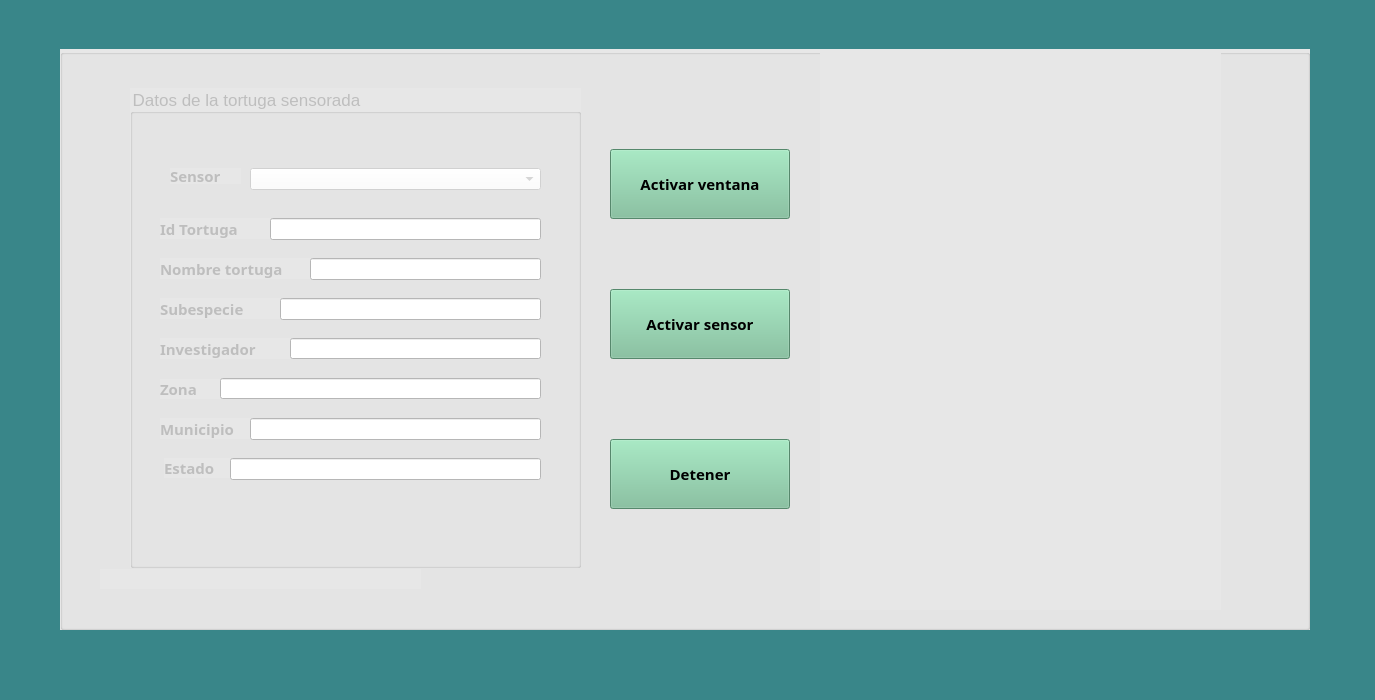
<?xml version="1.0" encoding="UTF-8"?>
<ui version="4.0">
 <class>MapSensor</class>
 <widget class="QMainWindow" name="MapSensor">
  <property name="geometry">
   <rect>
    <x>0</x>
    <y>0</y>
    <width>1375</width>
    <height>700</height>
   </rect>
  </property>
  <property name="minimumSize">
   <size>
    <width>408</width>
    <height>601</height>
   </size>
  </property>
  <property name="maximumSize">
   <size>
    <width>1375</width>
    <height>700</height>
   </size>
  </property>
  <property name="windowTitle">
   <string>Sensorado de tortugas</string>
  </property>
  <property name="windowIcon">
   <iconset resource="images.qrc">
    <normaloff>:/Images/if_Turtle_204384.ico</normaloff>:/Images/if_Turtle_204384.ico</iconset>
  </property>
  <property name="styleSheet">
   <string notr="true">background-color: rgb(57, 134, 137)</string>
  </property>
  <widget class="QWidget" name="centralwidget">
   <widget class="QGroupBox" name="gbPrimary">
    <property name="geometry">
     <rect>
      <x>60</x>
      <y>49</y>
      <width>1250</width>
      <height>581</height>
     </rect>
    </property>
    <property name="maximumSize">
     <size>
      <width>1250</width>
      <height>600</height>
     </size>
    </property>
    <property name="styleSheet">
     <string notr="true">background-color: rgb(231, 231, 231);</string>
    </property>
    <property name="title">
     <string/>
    </property>
    <widget class="QGroupBox" name="gbDatos">
     <property name="enabled">
      <bool>false</bool>
     </property>
     <property name="geometry">
      <rect>
       <x>70</x>
       <y>39</y>
       <width>451</width>
       <height>480</height>
      </rect>
     </property>
     <property name="maximumSize">
      <size>
       <width>1100</width>
       <height>480</height>
      </size>
     </property>
     <property name="font">
      <font>
       <pointsize>13</pointsize>
      </font>
     </property>
     <property name="title">
      <string>Datos de la tortuga sensorada</string>
     </property>
     <widget class="QLabel" name="lbSensor">
      <property name="geometry">
       <rect>
        <x>40</x>
        <y>80</y>
        <width>71</width>
        <height>16</height>
       </rect>
      </property>
      <property name="font">
       <font>
        <family>Raleway</family>
        <pointsize>11</pointsize>
        <weight>75</weight>
        <bold>true</bold>
       </font>
      </property>
      <property name="text">
       <string>Sensor</string>
      </property>
     </widget>
     <widget class="QComboBox" name="cboSensor">
      <property name="geometry">
       <rect>
        <x>120</x>
        <y>80</y>
        <width>291</width>
        <height>22</height>
       </rect>
      </property>
      <property name="font">
       <font>
        <pointsize>11</pointsize>
       </font>
      </property>
      <property name="styleSheet">
       <string notr="true">background-color: rgb(255, 255, 255);</string>
      </property>
     </widget>
     <widget class="QLabel" name="lbIdTortuga">
      <property name="geometry">
       <rect>
        <x>30</x>
        <y>130</y>
        <width>121</width>
        <height>21</height>
       </rect>
      </property>
      <property name="font">
       <font>
        <family>Raleway</family>
        <pointsize>11</pointsize>
        <weight>75</weight>
        <bold>true</bold>
       </font>
      </property>
      <property name="text">
       <string>Id Tortuga</string>
      </property>
     </widget>
     <widget class="QLabel" name="lbNombreTortuga">
      <property name="geometry">
       <rect>
        <x>30</x>
        <y>170</y>
        <width>151</width>
        <height>21</height>
       </rect>
      </property>
      <property name="font">
       <font>
        <family>Raleway</family>
        <pointsize>11</pointsize>
        <weight>75</weight>
        <bold>true</bold>
       </font>
      </property>
      <property name="text">
       <string>Nombre tortuga</string>
      </property>
     </widget>
     <widget class="QLabel" name="lbSubespecie">
      <property name="geometry">
       <rect>
        <x>30</x>
        <y>210</y>
        <width>131</width>
        <height>21</height>
       </rect>
      </property>
      <property name="font">
       <font>
        <family>Raleway</family>
        <pointsize>11</pointsize>
        <weight>75</weight>
        <bold>true</bold>
       </font>
      </property>
      <property name="text">
       <string>Subespecie</string>
      </property>
     </widget>
     <widget class="QLabel" name="lbInvestigador">
      <property name="geometry">
       <rect>
        <x>30</x>
        <y>250</y>
        <width>131</width>
        <height>21</height>
       </rect>
      </property>
      <property name="font">
       <font>
        <family>Raleway</family>
        <pointsize>11</pointsize>
        <weight>75</weight>
        <bold>true</bold>
       </font>
      </property>
      <property name="text">
       <string>Investigador</string>
      </property>
     </widget>
     <widget class="QLabel" name="lbZona">
      <property name="geometry">
       <rect>
        <x>30</x>
        <y>291</y>
        <width>81</width>
        <height>20</height>
       </rect>
      </property>
      <property name="font">
       <font>
        <family>Raleway</family>
        <pointsize>11</pointsize>
        <weight>75</weight>
        <bold>true</bold>
       </font>
      </property>
      <property name="text">
       <string>Zona</string>
      </property>
     </widget>
     <widget class="QLabel" name="lbMunicipio">
      <property name="geometry">
       <rect>
        <x>30</x>
        <y>330</y>
        <width>111</width>
        <height>21</height>
       </rect>
      </property>
      <property name="font">
       <font>
        <family>Raleway</family>
        <pointsize>11</pointsize>
        <weight>75</weight>
        <bold>true</bold>
       </font>
      </property>
      <property name="text">
       <string>Municipio</string>
      </property>
     </widget>
     <widget class="QLabel" name="lbEstado">
      <property name="geometry">
       <rect>
        <x>34</x>
        <y>370</y>
        <width>81</width>
        <height>20</height>
       </rect>
      </property>
      <property name="font">
       <font>
        <family>Raleway</family>
        <pointsize>11</pointsize>
        <weight>75</weight>
        <bold>true</bold>
       </font>
      </property>
      <property name="text">
       <string>Estado</string>
      </property>
     </widget>
     <widget class="QLineEdit" name="lneIdTortuga">
      <property name="enabled">
       <bool>false</bool>
      </property>
      <property name="geometry">
       <rect>
        <x>140</x>
        <y>130</y>
        <width>271</width>
        <height>22</height>
       </rect>
      </property>
      <property name="font">
       <font>
        <family>Raleway</family>
        <pointsize>11</pointsize>
        <weight>75</weight>
        <bold>true</bold>
       </font>
      </property>
      <property name="styleSheet">
       <string notr="true">background-color: rgb(255, 255, 255);</string>
      </property>
     </widget>
     <widget class="QLineEdit" name="lneNombreTortuga">
      <property name="enabled">
       <bool>false</bool>
      </property>
      <property name="geometry">
       <rect>
        <x>180</x>
        <y>170</y>
        <width>231</width>
        <height>22</height>
       </rect>
      </property>
      <property name="font">
       <font>
        <family>Raleway</family>
        <pointsize>11</pointsize>
        <weight>75</weight>
        <bold>true</bold>
       </font>
      </property>
      <property name="styleSheet">
       <string notr="true">background-color: rgb(255, 255, 255);</string>
      </property>
     </widget>
     <widget class="QLineEdit" name="lneSubespecie">
      <property name="enabled">
       <bool>false</bool>
      </property>
      <property name="geometry">
       <rect>
        <x>150</x>
        <y>210</y>
        <width>261</width>
        <height>22</height>
       </rect>
      </property>
      <property name="font">
       <font>
        <family>Raleway</family>
        <pointsize>11</pointsize>
        <weight>75</weight>
        <bold>true</bold>
       </font>
      </property>
      <property name="styleSheet">
       <string notr="true">background-color: rgb(255, 255, 255);</string>
      </property>
     </widget>
     <widget class="QLineEdit" name="lneInvestigador">
      <property name="enabled">
       <bool>false</bool>
      </property>
      <property name="geometry">
       <rect>
        <x>160</x>
        <y>250</y>
        <width>251</width>
        <height>21</height>
       </rect>
      </property>
      <property name="font">
       <font>
        <family>Raleway</family>
        <pointsize>11</pointsize>
        <weight>75</weight>
        <bold>true</bold>
       </font>
      </property>
      <property name="styleSheet">
       <string notr="true">background-color: rgb(255, 255, 255);</string>
      </property>
     </widget>
     <widget class="QLineEdit" name="lneZona">
      <property name="enabled">
       <bool>false</bool>
      </property>
      <property name="geometry">
       <rect>
        <x>90</x>
        <y>290</y>
        <width>321</width>
        <height>21</height>
       </rect>
      </property>
      <property name="font">
       <font>
        <family>Raleway</family>
        <pointsize>11</pointsize>
        <weight>75</weight>
        <bold>true</bold>
       </font>
      </property>
      <property name="styleSheet">
       <string notr="true">background-color: rgb(255, 255, 255);</string>
      </property>
     </widget>
     <widget class="QLineEdit" name="lneMunicipio">
      <property name="enabled">
       <bool>false</bool>
      </property>
      <property name="geometry">
       <rect>
        <x>120</x>
        <y>330</y>
        <width>291</width>
        <height>22</height>
       </rect>
      </property>
      <property name="font">
       <font>
        <family>Raleway</family>
        <pointsize>11</pointsize>
        <weight>75</weight>
        <bold>true</bold>
       </font>
      </property>
      <property name="styleSheet">
       <string notr="true">background-color: rgb(255, 255, 255);</string>
      </property>
     </widget>
     <widget class="QLineEdit" name="lneEstado">
      <property name="enabled">
       <bool>false</bool>
      </property>
      <property name="geometry">
       <rect>
        <x>100</x>
        <y>370</y>
        <width>311</width>
        <height>22</height>
       </rect>
      </property>
      <property name="font">
       <font>
        <family>Raleway</family>
        <pointsize>11</pointsize>
        <weight>75</weight>
        <bold>true</bold>
       </font>
      </property>
      <property name="styleSheet">
       <string notr="true">background-color: rgb(255, 255, 255);</string>
      </property>
      <property name="text">
       <string/>
      </property>
     </widget>
    </widget>
    <widget class="QLabel" name="lbMensaje">
     <property name="geometry">
      <rect>
       <x>40</x>
       <y>520</y>
       <width>321</width>
       <height>20</height>
      </rect>
     </property>
     <property name="font">
      <font>
       <family>Raleway</family>
       <pointsize>10</pointsize>
       <weight>75</weight>
       <bold>true</bold>
      </font>
     </property>
     <property name="text">
      <string/>
     </property>
    </widget>
    <widget class="QLabel" name="label">
     <property name="geometry">
      <rect>
       <x>760</x>
       <y>0</y>
       <width>401</width>
       <height>561</height>
      </rect>
     </property>
     <property name="text">
      <string/>
     </property>
     <property name="pixmap">
      <pixmap resource="images.qrc">:/Images/tortugaagua.jpeg</pixmap>
     </property>
    </widget>
    <widget class="QPushButton" name="pbDetener">
     <property name="enabled">
      <bool>true</bool>
     </property>
     <property name="geometry">
      <rect>
       <x>550</x>
       <y>390</y>
       <width>180</width>
       <height>70</height>
      </rect>
     </property>
     <property name="maximumSize">
      <size>
       <width>180</width>
       <height>70</height>
      </size>
     </property>
     <property name="font">
      <font>
       <family>Raleway</family>
       <pointsize>11</pointsize>
       <weight>75</weight>
       <bold>true</bold>
      </font>
     </property>
     <property name="styleSheet">
      <string notr="true"> QPushButton#pbDetener {
background-color: rgb(120, 190, 151);
 }

 QPushButton#pbDetener:hover {
background-color: rgb(56, 134, 136);
color:  rgb(255, 255, 255);
 }</string>
     </property>
     <property name="text">
      <string>Detener</string>
     </property>
     <property name="icon">
      <iconset resource="images.qrc">
       <normaloff>:/Images/381031-200.ico</normaloff>:/Images/381031-200.ico</iconset>
     </property>
     <property name="iconSize">
      <size>
       <width>50</width>
       <height>50</height>
      </size>
     </property>
    </widget>
    <widget class="QPushButton" name="pbSensor">
     <property name="enabled">
      <bool>true</bool>
     </property>
     <property name="geometry">
      <rect>
       <x>550</x>
       <y>240</y>
       <width>180</width>
       <height>70</height>
      </rect>
     </property>
     <property name="maximumSize">
      <size>
       <width>180</width>
       <height>70</height>
      </size>
     </property>
     <property name="font">
      <font>
       <family>Raleway</family>
       <pointsize>11</pointsize>
       <weight>75</weight>
       <bold>true</bold>
      </font>
     </property>
     <property name="styleSheet">
      <string notr="true"> QPushButton#pbSensor {
background-color: rgb(120, 190, 151);
 }

 QPushButton#pbSensor:hover {
background-color: rgb(56, 134, 136);
color:  rgb(255, 255, 255);
 }</string>
     </property>
     <property name="text">
      <string>Activar sensor</string>
     </property>
     <property name="icon">
      <iconset resource="images.qrc">
       <normaloff>:/Images/381031-200.ico</normaloff>:/Images/381031-200.ico</iconset>
     </property>
     <property name="iconSize">
      <size>
       <width>50</width>
       <height>50</height>
      </size>
     </property>
    </widget>
    <widget class="QPushButton" name="pushButton">
     <property name="enabled">
      <bool>true</bool>
     </property>
     <property name="geometry">
      <rect>
       <x>550</x>
       <y>100</y>
       <width>180</width>
       <height>70</height>
      </rect>
     </property>
     <property name="maximumSize">
      <size>
       <width>180</width>
       <height>70</height>
      </size>
     </property>
     <property name="font">
      <font>
       <family>Raleway</family>
       <pointsize>11</pointsize>
       <weight>75</weight>
       <bold>true</bold>
      </font>
     </property>
     <property name="styleSheet">
      <string notr="true"> QPushButton#pushButton {
background-color: rgb(120, 190, 151);
 }

 QPushButton#pushButton:hover {
background-color: rgb(56, 134, 136);
color:  rgb(255, 255, 255);
 }</string>
     </property>
     <property name="text">
      <string>Activar ventana</string>
     </property>
     <property name="icon">
      <iconset resource="images.qrc">
       <normaloff>:/Images/switch_windows.ico</normaloff>:/Images/switch_windows.ico</iconset>
     </property>
     <property name="iconSize">
      <size>
       <width>50</width>
       <height>50</height>
      </size>
     </property>
    </widget>
   </widget>
   <widget class="QLabel" name="background">
    <property name="geometry">
     <rect>
      <x>0</x>
      <y>0</y>
      <width>1375</width>
      <height>700</height>
     </rect>
    </property>
    <property name="text">
     <string/>
    </property>
    <property name="scaledContents">
     <bool>true</bool>
    </property>
   </widget>
   <zorder>background</zorder>
   <zorder>gbPrimary</zorder>
  </widget>
  <widget class="QStatusBar" name="statusbar"/>
 </widget>
 <resources>
  <include location="images.qrc"/>
 </resources>
 <connections/>
</ui>
